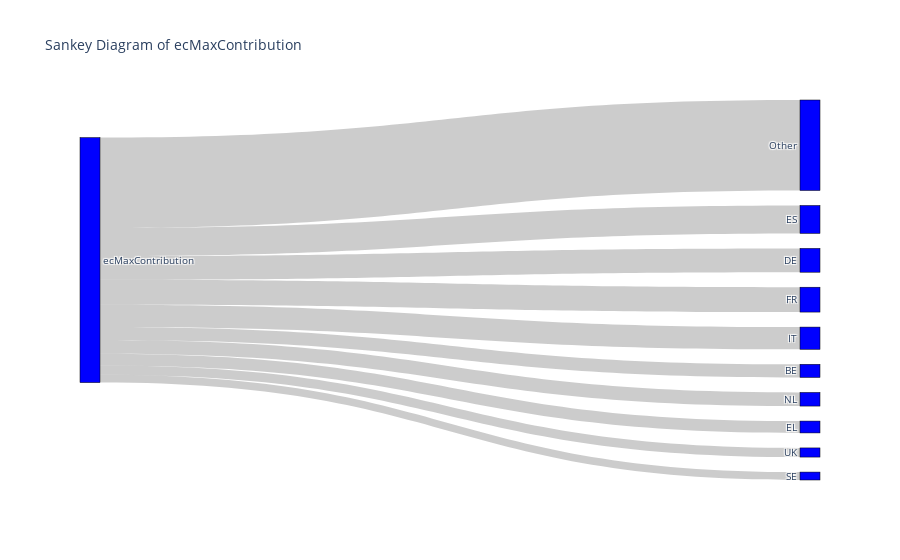

Here is the notebook cell this chart was saved with:
### Code cell
# Create the Sankey diagram
fig = go.Figure(data=[go.Sankey(
    node=dict(
        pad=15,
        thickness=20,
        line=dict(color="black", width=0.5),
        label=labels,
        color="blue"
    ),
    link=dict(
        source=sankey_country['source'],
        target=sankey_country['target'],
        value=sankey_country['value']
    )
)])

fig.update_layout(title_text="Sankey Diagram of ecMaxContribution (Country)", font_size=10)
fig.show()

### Figure 1 — Plotly figure (JSON) as saved in the notebook; plotly's stock layout.template omitted (floating-point values rounded to 4 significant figures)
{"data": [{"link": {"source": [0, 0, 0, 0, 0, 0, 0, 0, 0, 0], "target": [1, 2, 3, 4, 5, 6, 7, 8, 9, 10], "value": [5.353, 9.716, 4.84, 11.39, 10.15, 9.071, 5.569, 36.93, 3.234, 3.732]}, "node": {"color": "blue", "label": ["ecMaxContribution", "BE", "DE", "EL", "ES", "FR", "IT", "NL", "Other", "SE", "UK"], "line": {"color": "black", "width": 0.5}, "pad": 15, "thickness": 20}, "type": "sankey"}], "layout": {"font": {"size": 10}, "title": {"text": "Sankey Diagram of ecMaxContribution"}}}
